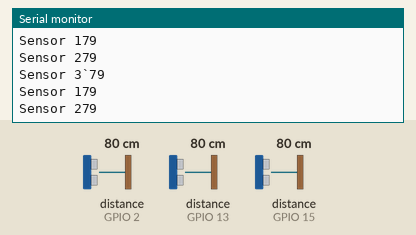
The sketch below on a simulated ESP8266 (NodeMCU). Parts: the last lines printed to the serial monitor. Wiring (inferred from the names in the program): 3 × ultrasonic range finder: trigger GPIO 0, echo GPIO 13 / trigger GPIO 12, echo GPIO 15 / trigger GPIO 14, echo GPIO 2. The test bench sets the inputs (shaded band); at power-on: distance to the obstacle (sensors on GPIO 2, GPIO 13, GPIO 15) 80 cm. The echo pulse lasts 58.3 µs per cm; WiFi joins after 1.5 s; servers stay silent unless stated.

Above: at 2.7 s.
2.8 s: distance to the obstacle (sensor on GPIO 2) set to 2 cm
At 2.88 s:
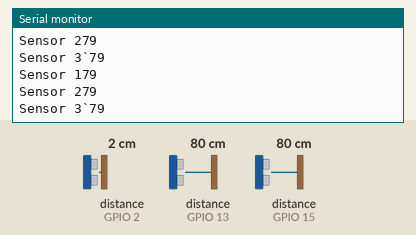
4.3 s: distance to the obstacle (sensor on GPIO 13) set to 2 cm
At 4.57 s:
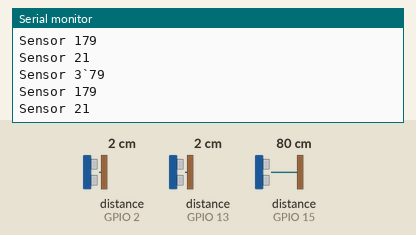
5.8 s: distance to the obstacle (sensor on GPIO 15) set to 2 cm
At 5.94 s:
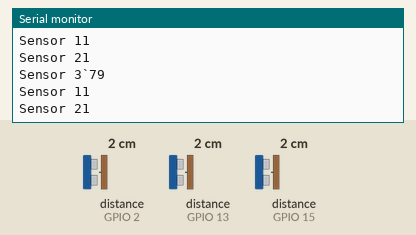
7.3 s: distance to the obstacle (sensor on GPIO 2) set to 4 cm
At 7.3 s:
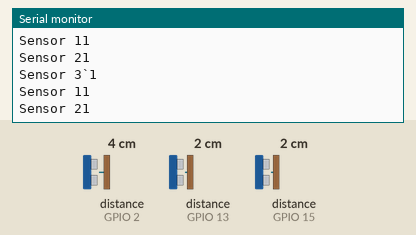
8.8 s: distance to the obstacle (sensor on GPIO 13) set to 4 cm
At 8.8 s:
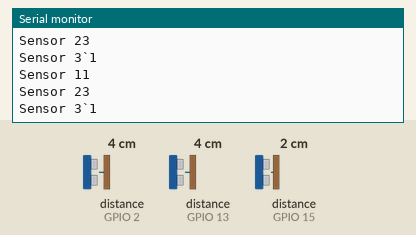
10.3 s: distance to the obstacle (sensor on GPIO 15) set to 4 cm
At 10.31 s:
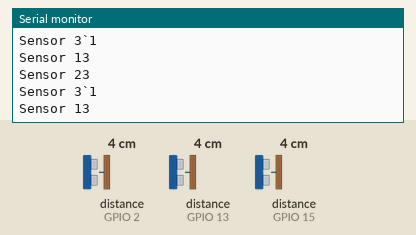
Timing chart, 0 to 12.8 s (numbered marks = the images above; inputs shaded):
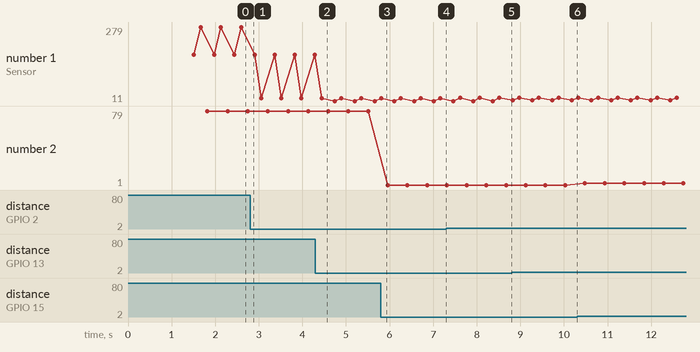

Measured:
- plotted number 1: 179 → 11 after the input at 4.3 s, 21 → 23 after the input at 7.3 s, 23 → 13 after the input at 8.8 s
- plotted number 2: 79 → 1 after the input at 5.8 s

The sketch:

machines_code_esp.ino
```cpp
//What do we need?
  //1)IR -- 2)Stepper -- 3)ultrasonic -- 4)LCD --5)communication with firebase

 String ss = "Lane1";

 //Serial communication
 #include <SoftwareSerial.h>


//ultrasonic
int carsNum = 0;
const int trigger1 = 0, echo1 = 13, trigger2 = 14, echo2 = 2, trigger3 = 12, echo3 = 15;
int distance1, distance2, distance3;
long duration1, duration2, duration3;
#define US_threshold 25

//connecting to WiFi (MUST BE CHANGED FOR EACH DIFFERENT NETWORK)
#include "FirebaseESP8266.h"
#include <ESP8266WiFi.h>
#define WIFI_SSID "Oppo"
#define WIFI_PASSWORD "12344321"

//connecting to firebase (DO NOT CHANGE)
#define FIREBASE_HOST "https://parkingsystem-eab17-default-rtdb.firebaseio.com/"
#define FIREBASE_AUTH "omlcjcIFiWT1RCdQ6Lm6Vh81ne0LEUy35lleJawc"

FirebaseData firebaseData;

void setup()
{
  //Begin serial monitor
  Serial.begin(115200);
  Serial1.begin(115200);

  //initializing ultrasonic sensors pins
  pinMode(trigger1, OUTPUT);
  pinMode(echo1, INPUT);
  pinMode(trigger2, OUTPUT);
  pinMode(echo2, INPUT);
  pinMode(trigger3, OUTPUT);
  pinMode(echo3, INPUT);


  //connect to WiFi
  WiFi.begin(WIFI_SSID, WIFI_PASSWORD);
  Serial.print("connecting");
  while (WiFi.status() != WL_CONNECTED) {
    Serial.print(".");
    delay(500);
  }
  Serial.println();
  Serial.print("connected: ");
  Serial.println(WiFi.localIP());

  //connecting to firebase
  Firebase.begin(FIREBASE_HOST, FIREBASE_AUTH);
}


void loop()
{

  //Ultrasonic sensor 1
  digitalWrite(trigger1, LOW);
  delayMicroseconds(2);
  digitalWrite(trigger1, HIGH);
  delayMicroseconds(10);
  digitalWrite(trigger1, LOW);
  duration1 = pulseIn(echo1, HIGH);
  distance1 = duration1 * 0.034 / 2; // Speed of sound wave divided by 2 (go and back)
  Serial.print("Sensor 1");
  Serial.println(distance1);
  if(distance1 < US_threshold) //if a car stands in the lane1
  {
    //setting the status of the lane to full
    carsNum++;
    Firebase.setString(firebaseData, "Lane1", "full");
  }
  else
  {
    carsNum--;
    //setting the status of the lane to empty
    Firebase.setString(firebaseData, "Lane1", "empty");
  }

  //Ultrasonic sensor 2
  digitalWrite(trigger2, LOW);
  delayMicroseconds(2);
  digitalWrite(trigger2, HIGH);
  delayMicroseconds(10);
  digitalWrite(trigger2, LOW);
  duration2 = pulseIn(echo2, HIGH);
  distance2 = duration2 * 0.034 / 2; // Speed of sound wave divided by 2 (go and back)
  Serial.print("Sensor 2");
  Serial.println(distance2);
  if(distance1 < US_threshold) //if a car stands in the lane2
  {
    //setting the status of the lane to full
    carsNum++;
    Firebase.setString(firebaseData, "Lane2", "full");
  }
  else
  {
    //setting the status of the lane to empty
    carsNum--;
    Firebase.setString(firebaseData, "Lane2", "empty");
  }

  //Ultrasonic sensor 3
  digitalWrite(trigger3, LOW);
  delayMicroseconds(2);
  digitalWrite(trigger3, HIGH);
  delayMicroseconds(10);
  digitalWrite(trigger3, LOW);
  duration3 = pulseIn(echo3, HIGH);
  distance3 = duration3 * 0.034 / 2; // Speed of sound wave divided by 2 (go and back)
  Serial.print("Sensor 3`");
  Serial.println(distance3);
  if(distance1 < US_threshold) //if a car stands in the lane1
  {
    //setting the status of the lane to full
    carsNum++;
    Firebase.setString(firebaseData, "Lane3", "full");

  }
  else
  {
    carsNum--;
    //setting the status of the lane to empty
    Firebase.setString(firebaseData, "Lane3", "empty");
  }

  Serial1.println(carsNum);
}
```
